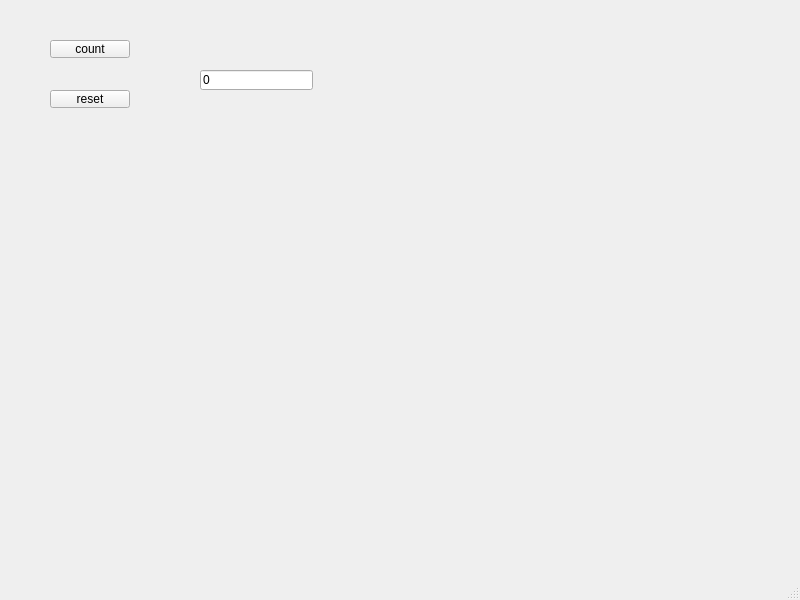
<?xml version="1.0" encoding="UTF-8"?>
<ui version="4.0">
 <class>MainWindow</class>
 <widget class="QMainWindow" name="MainWindow">
  <property name="geometry">
   <rect>
    <x>0</x>
    <y>0</y>
    <width>800</width>
    <height>600</height>
   </rect>
  </property>
  <property name="windowTitle">
   <string>MainWindow</string>
  </property>
  <widget class="QWidget" name="centralwidget">
   <widget class="QPushButton" name="count">
    <property name="enabled">
     <bool>true</bool>
    </property>
    <property name="geometry">
     <rect>
      <x>50</x>
      <y>40</y>
      <width>80</width>
      <height>18</height>
     </rect>
    </property>
    <property name="text">
     <string>count</string>
    </property>
   </widget>
   <widget class="QPushButton" name="reset">
    <property name="geometry">
     <rect>
      <x>50</x>
      <y>90</y>
      <width>80</width>
      <height>18</height>
     </rect>
    </property>
    <property name="text">
     <string>reset</string>
    </property>
   </widget>
   <widget class="QLineEdit" name="countEdit">
    <property name="geometry">
     <rect>
      <x>200</x>
      <y>70</y>
      <width>113</width>
      <height>20</height>
     </rect>
    </property>
    <property name="text">
     <string>0</string>
    </property>
   </widget>
  </widget>
  <widget class="QMenuBar" name="menubar">
   <property name="geometry">
    <rect>
     <x>0</x>
     <y>0</y>
     <width>800</width>
     <height>21</height>
    </rect>
   </property>
  </widget>
  <widget class="QStatusBar" name="statusbar"/>
 </widget>
 <resources/>
 <connections/>
</ui>
